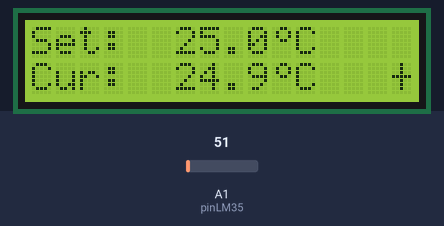
This sketch was run on a simulated Arduino Uno, built with avr-gcc and run on an emulated ATmega328P. On the bench: 16×2 character LCD. The test bench sets the inputs (shaded band); at power-on: A1 (pinLM35) = 51. What the sketch prints to the serial monitor is not drawn.

Above: at 1.2 s.
1.3 s: A1 (pinLM35) set to 57
At 2.5 s:
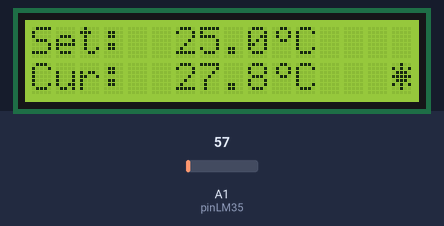
3.5 s: A1 (pinLM35) set to 71
At 5.2 s:
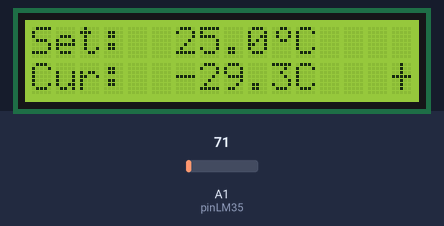
5.5 s: A1 (pinLM35) set to 61
At 7.1 s:
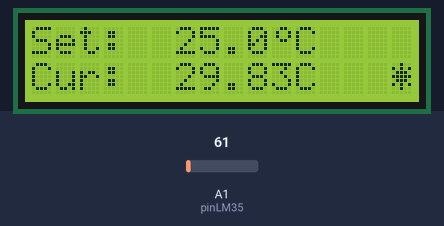
Timing chart, 0 to 8.6 s (numbered marks = the images above; inputs shaded):
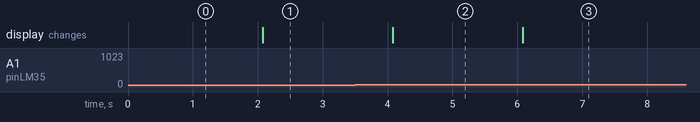

The sketch:

LCD1602_2.ino
```cpp
#include <LiquidCrystal.h>
const int pinLM35 = 1;
int val = 0;
LiquidCrystal lcd (2,3,4,5,6,7);
float set = 25.0, cur;
byte degree[8] = {
  B00110,
  B01001,
  B01001,
  B00110,
  B00000,
  B00000,
  B00000,
  B00000,
};
byte fan_off[8] = {
  B00100,
  B00100,
  B00100,
  B11111,
  B00100,
  B00100,
  B00100,
  B00000,
};
byte fan_on[8] = {
  B00100,
  B10101,
  B01110,
  B11111,
  B01110,
  B10101,
  B00100,
  B00000,
};
void setup() {
  // put your setup code here, to run once:
  Serial.begin(9600);
  lcd.begin(16, 2);
  lcd.createChar(0, degree);
  lcd.createChar(1, fan_off);
  lcd.createChar(2, fan_on);

  lcd.setCursor(0, 0);  lcd.print("Set:");
  lcd.setCursor(10, 0); lcd.write((byte)0);
  lcd.setCursor(11, 0); lcd.print("C");
  lcd.setCursor(0, 1);  lcd.print("Cur:");
  lcd.setCursor(10, 1); lcd.write((byte)0);
  lcd.setCursor(11, 1); lcd.print("C");
}

void loop() {
  // put your main code here, to run repeatedly:
  val = analogRead(pinLM35);
  cur = val * 5 * 100 / 1024.0;
  Serial.println(cur);
  lcd.setCursor(6, 0); lcd.print(set, 1);
  lcd.setCursor(6, 1); lcd.print(cur, 1);
  lcd.setCursor(15, 1);
  if (cur > set) lcd.write(2);
  else lcd.write(1);
  delay(1000);

}
```

Measured:
- the behaviour switches between 51 and 52 on A1 (pinLM35) (found by bisection; images 0 and 1)
- after the input at 1.3 s, the display: changes after 0.78 s (image 1)
- after the input at 3.5 s, the display: changes after 0.58 s (image 2)
- after the input at 5.5 s, the display: changes after 0.59 s (image 3)
